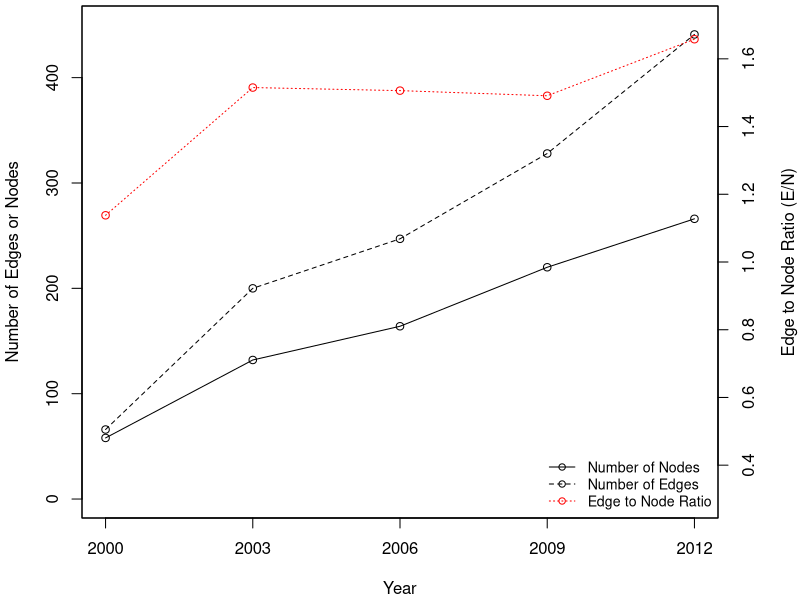
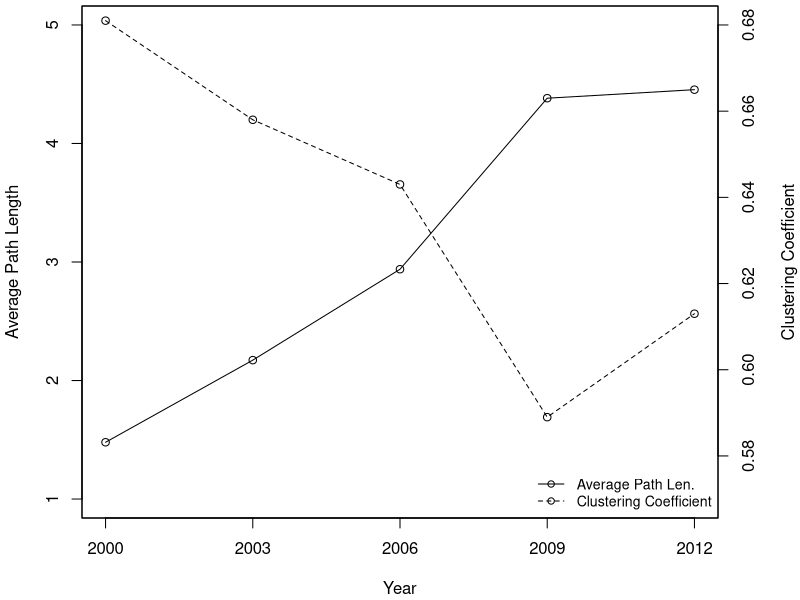

Write the R code that produced these figures, in order.
setwd("/Users/bevan/phd/QISharedFolder/ADCS2013Impact/analysis")
data = read.table("network_measures.txt", sep="\t", header=T)

pdf("../latex/figures/network_measures_a.pdf", width=5, height=4)
par(mar=c(4,4,0.2,4)+.1, mfrow=c(1,1)) 
plot(data$year, data$num_nodes, type="o", ylim=c(0,450), ylab="Number of Edges or Nodes", xaxt="n", xlab="Year")
axis(side=1, at=c(2000, 2003, 2006, 2009, 2012))
lines(data$year, data$num_edges, type="o", lty=2)
par(new=TRUE)
plot(data$year, data$num_edges/data$num_nodes, type="o", lty=3, xaxt="n", yaxt="n", xlab="", ylab="", col="red", ylim=c(0.3,1.7))
axis(4)
mtext("Edge to Node Ratio (E/N)", side=4, line=3)
legend("bottomright", pch=1, cex=0.85, bty="n", col=c("black", "black", "red"), legend=c("Number of Nodes", "Number of Edges", "Edge to Node Ratio"), lty=c(1,2,3))
dev.off()

pdf("../latex/figures/network_measures_b.pdf", width=5, height=4)
par(mar=c(4,4,0.2,4)+.1, mfrow=c(1,1))
plot(data$year, data$avg_path, ylim=c(1,5), lty=1, type="o", ylab="Average Path Length", xaxt="n", xlab="Year")
axis(side=1, at=c(2000, 2003, 2006, 2009, 2012))
par(new=TRUE)
plot(data$year, data$avg_clusco, type="o", lty=2, xaxt="n", yaxt="n", xlab="", ylab="", ylim=c(0.57, 0.68))
axis(4)
mtext("Clustering Coefficient", side=4, line=3)
legend("bottomright", pch=1, cex=0.85, bty="n", legend=c("Average Path Len.", "Clustering Coefficient"), lty=c(1,2))

dev.off()